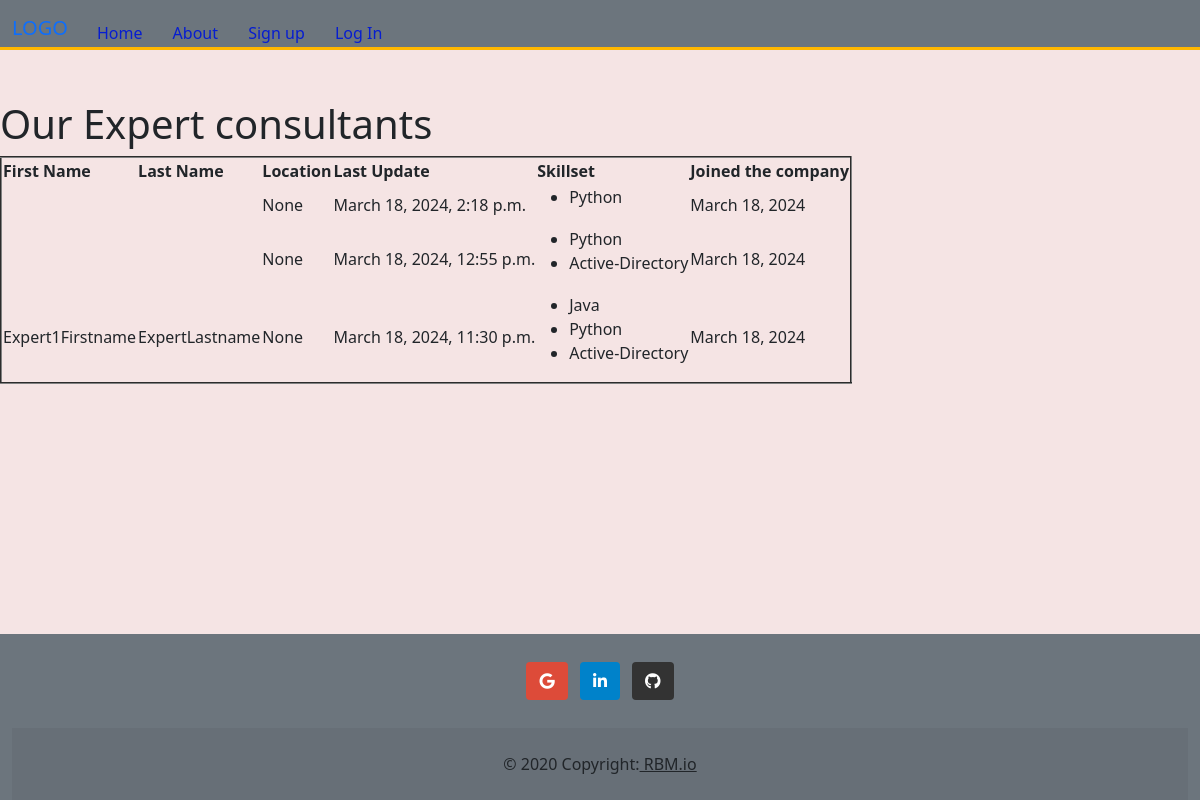
The app's page /user_app/listexpert/, older data.
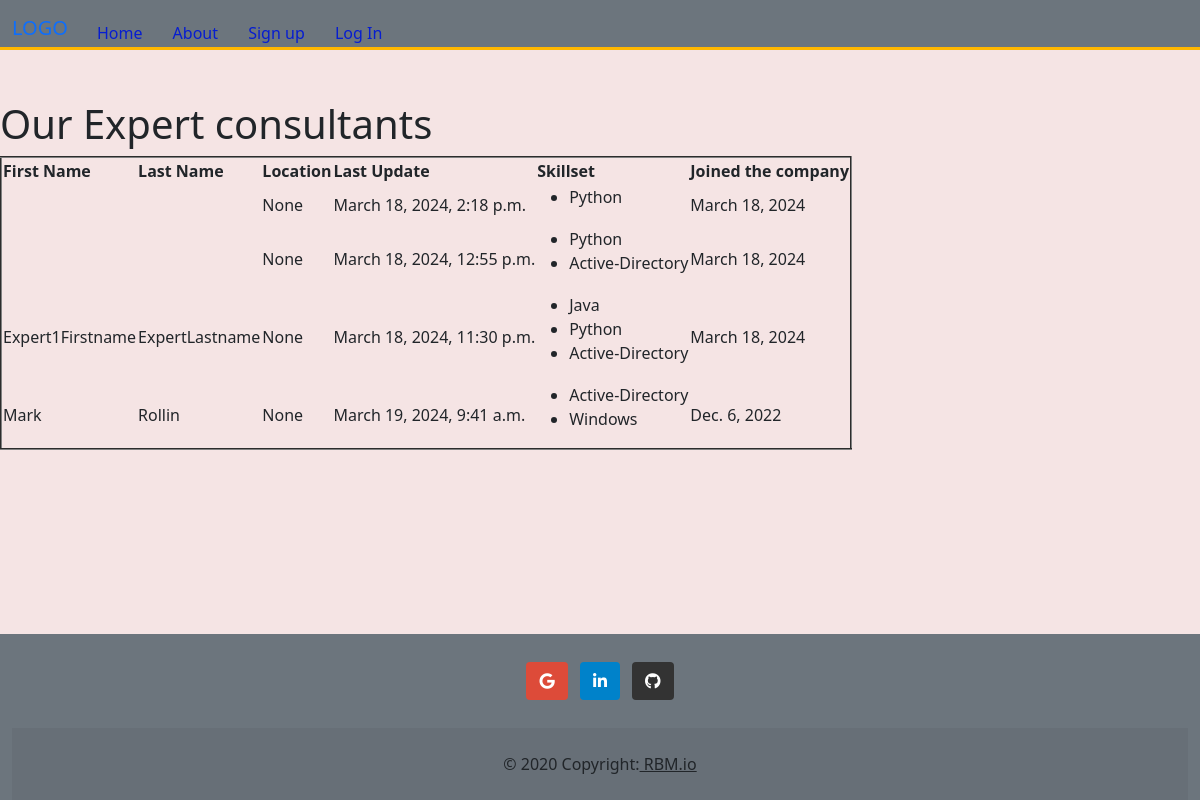
The same page, newer data.
### user_app/models.py (models this page shows, shortened)
class Expert(models.Model):
    user = models.OneToOneField(CustomUser, on_delete=models.CASCADE)
    skills = models.ManyToManyField(Skill, related_name='experts')
    start_date = models.DateField()

class CustomUser(AbstractUser):
    location = models.CharField(max_length=200, null=True, blank=True)
    name = models.CharField(max_length=200, blank=True, null=True)
    is_customer = models.BooleanField(default=False)
    is_expert = models.BooleanField(default=False)
    is_manager = models.BooleanField(default=False)
    created_at = models.DateTimeField(auto_now_add=True)
    updated_at = models.DateTimeField(auto_now=True)

class Skill(models.Model):
    name = models.CharField(max_length=100, null=True, blank=True)
    category = models.CharField(max_length=100, null=True, blank=True)
    level = models.SmallIntegerField()

### user_app/views.py (the view)
# urls.py: path('listexpert/', ExpertListView.as_view(), name='list_expert'),
class ExpertListView(ListView):
    model = Expert
    template_name = 'customer/listexpert.html'
    context_object_name = 'experts'
    paginate_by = 5
    def get_queryset(self):
        queryset = super().get_queryset()
        category = self.request.GET.get('category')
        if category:
            queryset = queryset.filter(skills__category=category)
        return queryset
    def get_context_data(self, **kwargs):
        context = super().get_context_data(**kwargs)
        context['categories'] = Skill.objects.values_list('category', flat=True).distinct()
        return context

### user_app/templates/customer/listexpert.html (shortened to what this page needs)
{% extends 'base.html' %}
{% block content %}
<main>
    <div class="main">
    <h1>Our Expert consultants</h1>
</div>
<table border="2">
    <thead>
        <tr>
            <th>First Name</th>
            <th>Last Name</th>
            <th>Location</th>
            <th>Last Update </th>
            <th>Skillset</th>
            <th>Joined the company</th>
        </tr>
    </thead>
    <tbody>
        {% for expert in experts %}
            <tr>
                <td>{{ expert.user.first_name }}</td>
                <td>{{ expert.user.last_name }}</td>
                <td>{{ expert.user.location }}</td>
                <td>{{ expert.user.updated_at }}</td>
                <td>
                    <ul>
                        {% for skill in expert.skills.all %}
                            <li>{{ skill.name }}</li>
                        {% endfor %}
                    </ul>
                </td>
                <td>{{ expert.start_date }}</td>
            </tr>
        {% endfor %}
    </tbody>
</table>
</main>
{% endblock %}

### user_app/templates/base.html (shortened to what this page needs)
{% load static %}
<!DOCTYPE html>
<html lang="en">
<head>
    <link rel="stylesheet" href="https://cdnjs.cloudflare.com/ajax/libs/font-awesome/5.15.3/css/all.min.css">
    <link href="https://cdn.jsdelivr.net/npm/bootstrap@5.0.1/dist/css/bootstrap.min.css" rel="stylesheet">
    <link rel="stylesheet" href="{% static 'css/style.css' %}">
</head>
<body>
    <nav class="bg-secondary navbar navbar-expand-lg">
        <div class="container-fluid"><a class="navbar-brand" href="#">LOGO</a>
            <div class="collapse navbar-collapse" id="navbarNavAltMarkup">
                <div class="navbar">
                    <a class="nav-link"href="{% url 'home' %}">Home</a>
                    <a class="nav-link" href="{% url 'about'%}">About</a>
                    {% if user.is_authenticated %}
                        <a class="nav-link" href="{% url 'confirmlogout'%}">log out</a>
                        <a class="nav-link" href="{% url 'customer_profile'%}">profile</a>
                        <a class="nav-link" href="{% url 'list_expert'%}">Our consultant</a>
                    {% else %}
                        <a class="nav-link" href="{% url 'signup'%}">Sign up</a>
                        <a class="nav-link" href="{% url 'login'%}">Log In</a>
                    {% endif %}
                </div>
            </div>
        </div>
    </nav>
    <main>
        {% block content %}
        {% endblock content %}
    </main>
    <footer class="bg-secondary container-fluid fixed-bottom text-center">
        <div class="container p-4 pb-0">
            <section class="mb-4 w-100">
                <a class="btn text-white btn-floating m-1" style="background-color: #dd4b39;" href="#!" role="button"><i class="fab fa-google"></i></a>
                <a class="btn text-white btn-floating m-1" style="background-color: #0082ca;" href="#!" role="button"><i class="fab fa-linkedin-in"></i></a>
                <a class="btn text-white btn-floating m-1" style="background-color: #333333;" href="#!" role="button"><i class="fab fa-github"></i></a>
            </section>
        </div>
        <div class="text-center p-4" style="background-color: rgba(0, 0, 0, 0.05);">
            © 2020 Copyright:<a class="text-body" href="https://mdbootstrap.com/">&nbsp;RBM.io</a>
        </div>
    </footer>
</body>
</html>

### static/css/style.css (style rules this page uses)
body { background-color: rgb(245, 228, 228); }
.main { margin-top: 100px; }
.navbar { display: block; position: fixed; top: 0; border-bottom: 3px solid #ffb700; width: 100%; overflow: visible; height: 50px; }
.nav-link { display: inline-flex; text-align: center; padding: 13px; color: rgb(6, 29, 209); text-decoration: burlywood; font-size: 8 ems; font-weight: 200; }

Row changes from the older to the newer data that the page shows:
added Expert: user.first_name "Mark", user.last_name "Rollin", user.location "None", user.updated_at "March 19, 2024, 9:41 a.m.", start_date "Dec. 6, 2022", Skill (name "Active-Directory")
added Skill: name "Windows", shown under "Mark"
